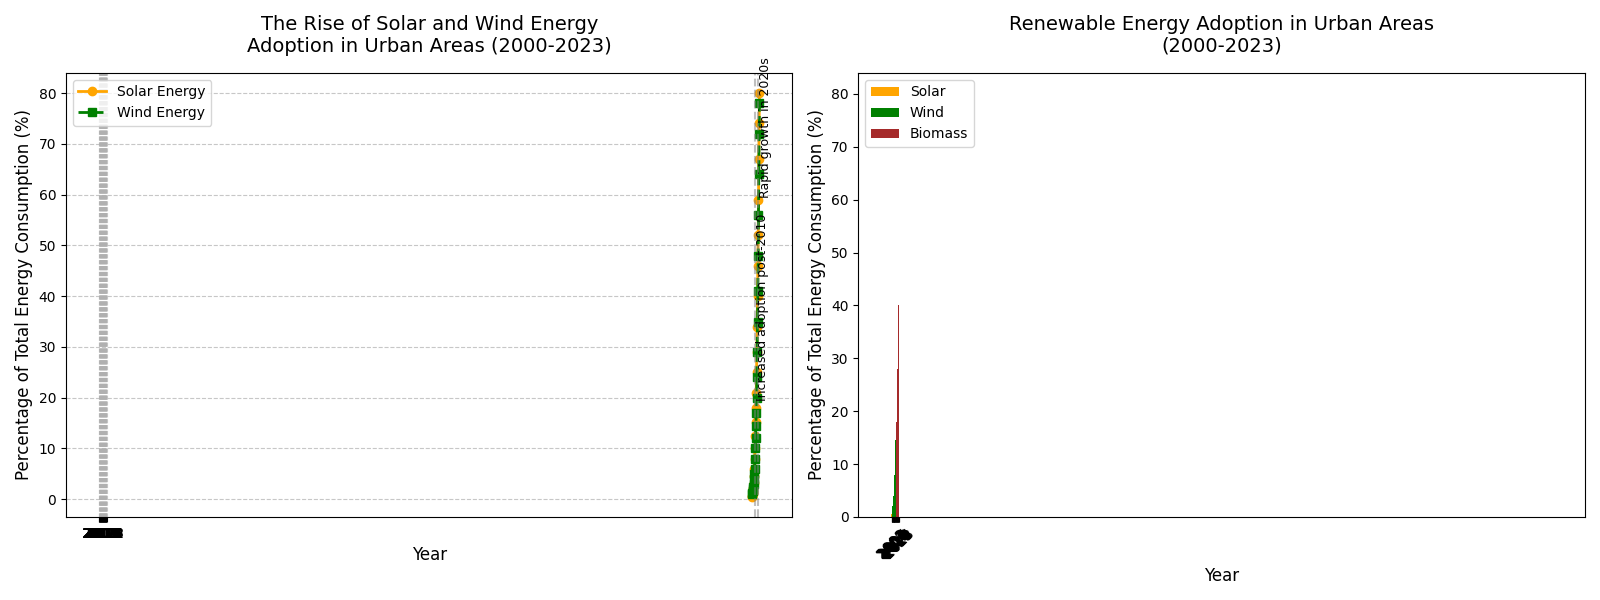

The Python source for this figure:
import matplotlib.pyplot as plt
import numpy as np

# Data
years = np.arange(2000, 2024)
solar_energy_percentage = [
    0.5, 0.7, 1.0, 1.5, 2.3, 3.2, 4.5, 6.0, 8.0, 10.0, 
    12.5, 15.3, 18.0, 21.0, 25.0, 29.0, 34.0, 40.0, 46.0, 52.0, 
    59.0, 67.0, 74.0, 80.0
]
wind_energy_percentage = [
    1.0, 1.2, 1.6, 2.0, 2.5, 3.0, 4.0, 5.0, 6.0, 8.0, 
    10.0, 12.0, 14.5, 17.0, 20.0, 24.0, 29.0, 35.0, 41.0, 48.0, 
    56.0, 64.0, 72.0, 78.0
]
biomass_energy_percentage = [
    0.5, 0.8, 1.2, 1.8, 2.1, 2.7, 3.3, 4.1, 5.0, 6.5, 
    7.8, 9.2, 11.0, 13.0, 15.5, 18.0, 21.0, 24.0, 28.0, 32.0, 
    36.0, 40.0, 45.0, 50.0
]

# Figure setup with two subplots
fig, axs = plt.subplots(1, 2, figsize=(16, 6), sharex=True)

# First subplot: Line chart for Solar and Wind
axs[0].plot(years, solar_energy_percentage, label='Solar Energy', color='orange', marker='o', linestyle='-', linewidth=2)
axs[0].plot(years, wind_energy_percentage, label='Wind Energy', color='green', marker='s', linestyle='--', linewidth=2)
axs[0].set_title('The Rise of Solar and Wind Energy\nAdoption in Urban Areas (2000-2023)', fontsize=14, pad=15)
axs[0].set_xlabel('Year', fontsize=12)
axs[0].set_ylabel('Percentage of Total Energy Consumption (%)', fontsize=12)
axs[0].grid(True, linestyle='--', alpha=0.7)
axs[0].legend(loc='upper left', fontsize=10)

# Annotations
axs[0].axvline(2010, color='grey', linestyle='--', alpha=0.5)
axs[0].text(2011, 20, 'Increased adoption post-2010', fontsize=9, color='black', rotation=90)
axs[0].axvline(2020, color='grey', linestyle='--', alpha=0.5)
axs[0].text(2021, 60, 'Rapid growth in 2020s', fontsize=9, color='black', rotation=90)

# Second subplot: Grouped bar chart for Solar, Wind, and Biomass
width = 0.25  # width of the bars
x_indexes = np.arange(len(years))

axs[1].bar(x_indexes - width, solar_energy_percentage, width=width, label='Solar', color='orange')
axs[1].bar(x_indexes, wind_energy_percentage, width=width, label='Wind', color='green')
axs[1].bar(x_indexes + width, biomass_energy_percentage, width=width, label='Biomass', color='brown')
axs[1].set_title('Renewable Energy Adoption in Urban Areas\n(2000-2023)', fontsize=14, pad=15)
axs[1].set_xlabel('Year', fontsize=12)
axs[1].set_ylabel('Percentage of Total Energy Consumption (%)', fontsize=12)
axs[1].set_xticks(x_indexes)
axs[1].set_xticklabels(years, rotation=45)
axs[1].legend(loc='upper left', fontsize=10)

# Adjust layout for readability
plt.tight_layout()

# Show plot
plt.show()
